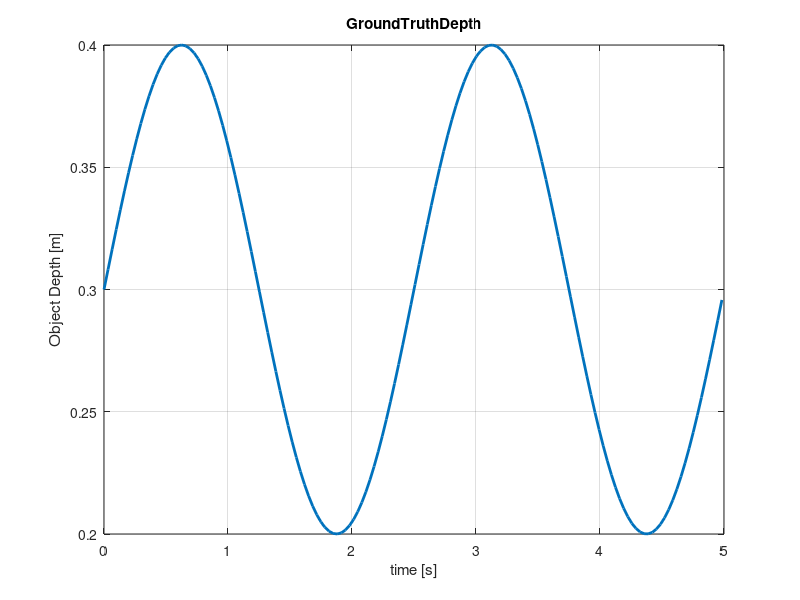
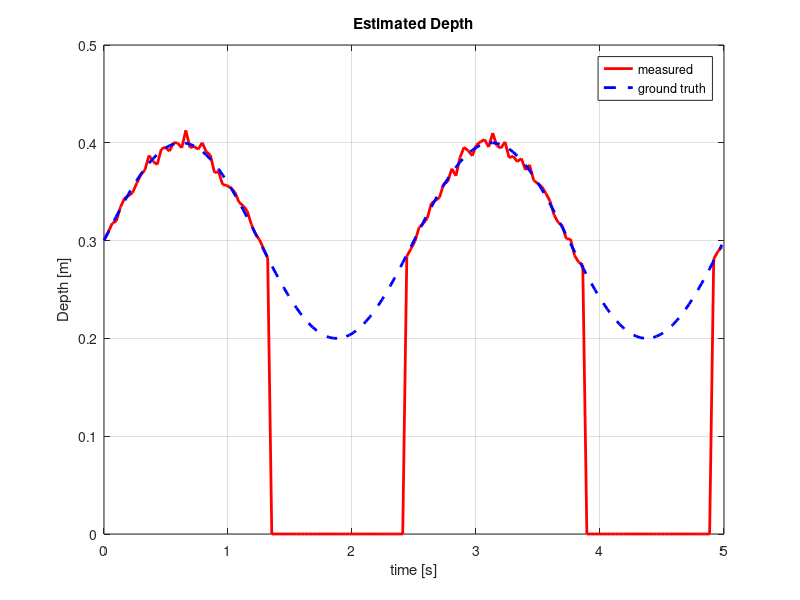
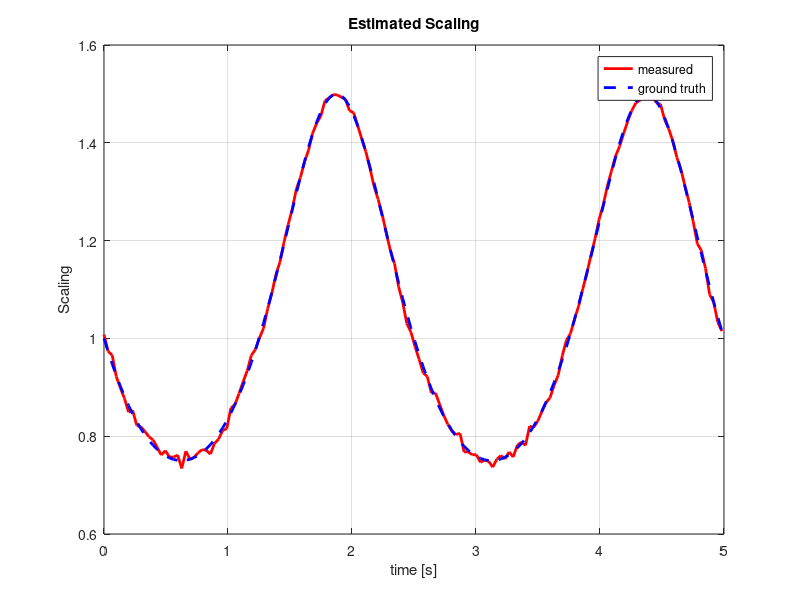
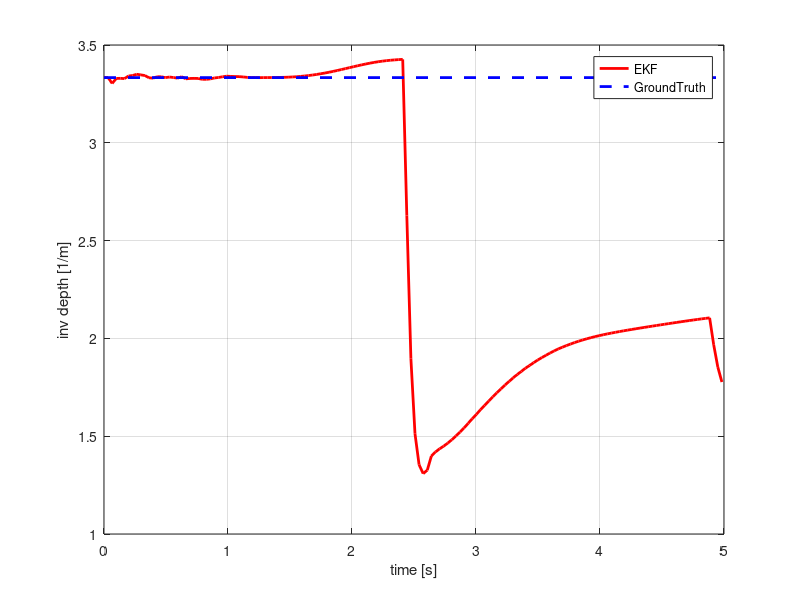

The MATLAB source for these figures, in order:

clear all
close all

set(0, 'DefaultLineLineWidth', 2) 

%% config
%true depth
% sampling time 
ST = 0.033 %33ms
END = 5.0 % 5sec simulation
STEREO_NOISE_S = 1; % 1px sigma for stereo disparity noise
MONO_NOISE_S = 1; % 1?? sigma for monocular distance estimation noise

%% make ground truth data 
t = (0:ST:END).'; %time 
len = size(t,1);
freq =0.4;
Z = 0.3 + 0.1*sin(2*pi*freq*t);% 300mm +- 100mm
VZ = 2*pi*freq*0.1*cos(2*pi*freq*t);
%Z = 0.8 - 0.1*t;% 300mm +- 100mm
%VZ = -0.1+0*t;

%% Noisy Observation 
BF = 0.065*400; % base line * focal length
StereoNoise = STEREO_NOISE_S * randn(length(t),1);
Disp = BF./Z + StereoNoise;


mDisp = Disp;
INFF = 1000000000;
mDisp(mDisp>BF/0.275) = INFF;

figure(1);
plot(t,Z)
title('GroundTruthDepth')
xlabel('time [s]')
ylabel('Object Depth [m]')
grid on;
figure(2)
plot(t,BF./mDisp,'r',t,Z,'b--')
title('Estimated Depth')
xlabel('time [s]')
ylabel('Depth [m]')
legend('measured','ground truth')
grid on;

%% Noisy Monocluar Obserbation
Z0 = 0.3 % the real distance template is taken
IMG_SIZE = 600/2% 300 times 300 pix template
MonoNoise = MONO_NOISE_S*randn(length(t),1); % sigma = 1px image noise 
Snoise = 2./(Z0./Z * IMG_SIZE).* MonoNoise;
Scale = Z0./Z + Snoise;

figure(3);
plot(t,Scale,'r',t,Z0./Z,'b--')
title('Estimated Scaling')
xlabel('time [s]')
ylabel('Scaling')
legend('measured','ground truth')
grid on;

%% system matrix
A = [ 1,0,0;0,1,ST;0,0,1];
B = [0; ST^2/2; ST];
Q = B*B.';
% Measurment Covariance
R1 = STEREO_NOISE_S;
R2 = 5;

%% init
Pinit = diag([100,100,100]);
lam0 = 1/Z0;
Xinit = [lam0 Z(1) VZ(1)];

P = zeros(3,3,length(t));
X = zeros(3,length(t));
KG = zeros(3,2,length(t));
P(:,:,1) = Pinit;
X(:,1) = Xinit;

%%
BF_ = BF;
for i=2:length(t)
    % Estimate
    Xhat = A * X(:,i-1);
    Phat = A*P(:,:,i-1)*A.' + Q;

    
    
    
    % Switch value
    if mDisp(i)== INFF
        R1_ = INFF*INFF; mD=0;
    else
        R1_ = R1; mD = mDisp(i);        
    end
    %H1 = [0 -BF_/Xhat(2)/Xhat(2) 0];
    %H1 = [0 -mD/Xhat(2) 0];
    H1 = [0 -mD^2/BF_ 0];

    H2 = [Xhat(2) Xhat(1) 0];
    
    Kgain = Phat * H2.' / (H2*Phat*H2.'+R2);
    % update 2
    Xhat2 =  Xhat + Kgain*(1/Scale(i) - Xhat(1)*Xhat(2));
    Phat2 = (eye(3) - Kgain*H2)*Phat;

    
    % KF gain
    Kgain2 = Phat2 * H1.' / (H1*Phat2*H1.'+R1_);
    % update
    Xnew =  Xhat2 + Kgain2*(mDisp(i) - BF_/Xhat2(2));
    Pnew = (eye(3) - Kgain2*H1)*Phat2 ;

    % KF gain2
%     if mDisp(i)== INFF
%         H2 = [0 Xhat2(1) 0];
%     else
%         H2 = [Xhat2(2) Xhat2(1) 0];
%     end
    X(:,i) = Xnew;
    P(:,:,i) = Pnew;
    KG(:,1,i)=Kgain;
    KG(:,2,i)=Kgain2;
end


%% figure
figure(4)
plot(t,X(1,:).','r',[t(1) t(len)],[1/Z0 1/Z0],'b--')
xlabel('time [s]')
ylabel('inv depth [1/m]')
grid on
legend('EKF','GroundTruth');

figure(5)
plot(t,X(2,:).','r',t,BF./mDisp,'b--',t,Z,'g-.')
xlabel('time [s]')
ylabel('depth [m]')
grid on
legend('EKF','Stereo Only','Ground Truth');


EZ=BF./mDisp;
EVZ = (EZ(2:len) - EZ(1:len-1) )/ST;
figure(6)
plot(t,X(3,:).','r',t(1:len-1),EVZ,'b--',t,VZ,'g-.')
xlabel('time [s]')
ylabel('speed of depth [m/s]')
grid on
legend('EKF','Stereo Only','Ground Truth');

%%
figure(7)
plot(t,squeeze(KG(:,1,:)),'-',t,squeeze(KG(:,2,:)),'--')
xlabel('time [s]')
ylabel('speed of depth [m/s]')
grid on
